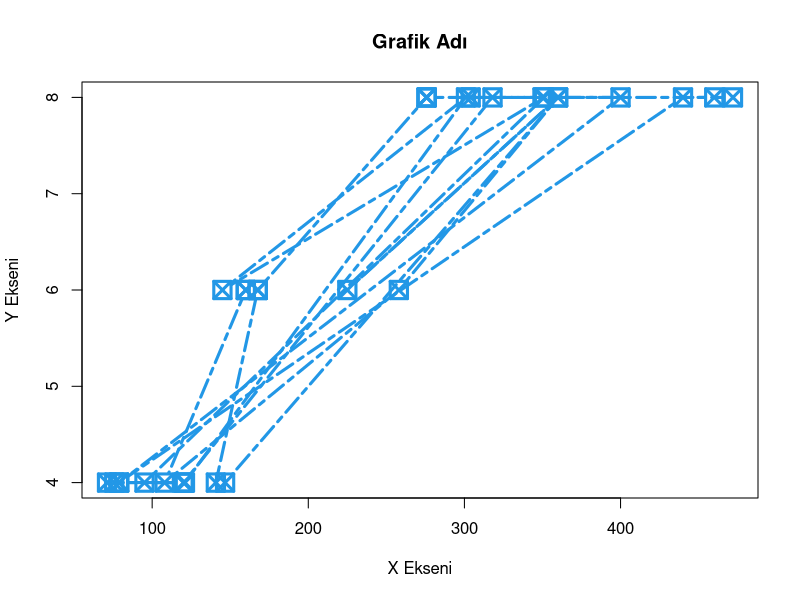
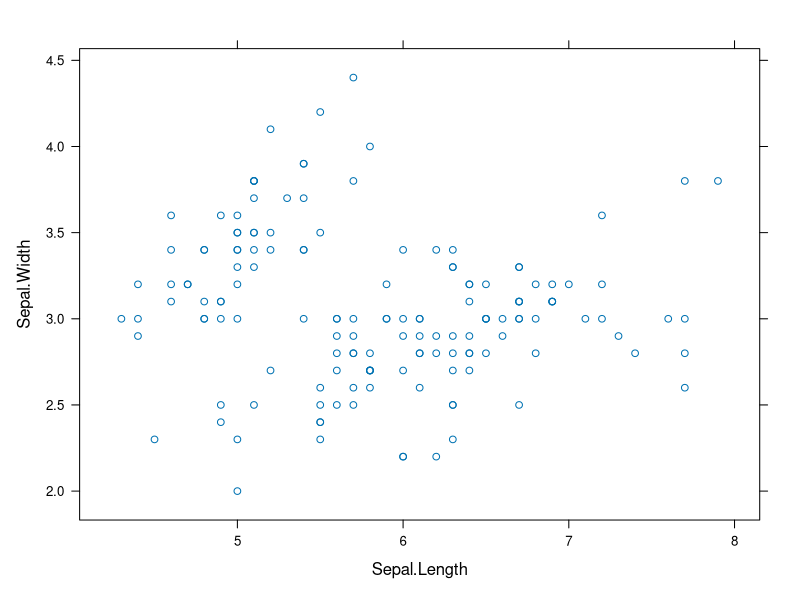

R code for these plots, in order:
x <- c(1.1,2,3.5,3.9,4.2)
y <- c(2,2.2,-1.3,0,0.2)
mtcars$disp
plot(mtcars$disp,mtcars$cyl,type="b",
     main="Grafik Adı",xlab="X Ekseni",ylab="Y Ekseni",
     col=4,pch=7,
     cex=2.3,
     lty=6,lwd=3)
iris$Species
lattice::xyplot(Sepal.Width ~ Sepal.Length , data=iris)

# yukarıdaki kod bloklarından faydalanarak mtcars dataseti üzerinden 
# 1. istediğiniz herhangi iki sütun üzerinden bir xyplot çiziniz
# 2. istediğiniz herhangi iki sütun üzerinden bir dotplot çiziniz
# 3. istediğiniz herhangi iki sütun üzerinden bir bwplot çiziniz

